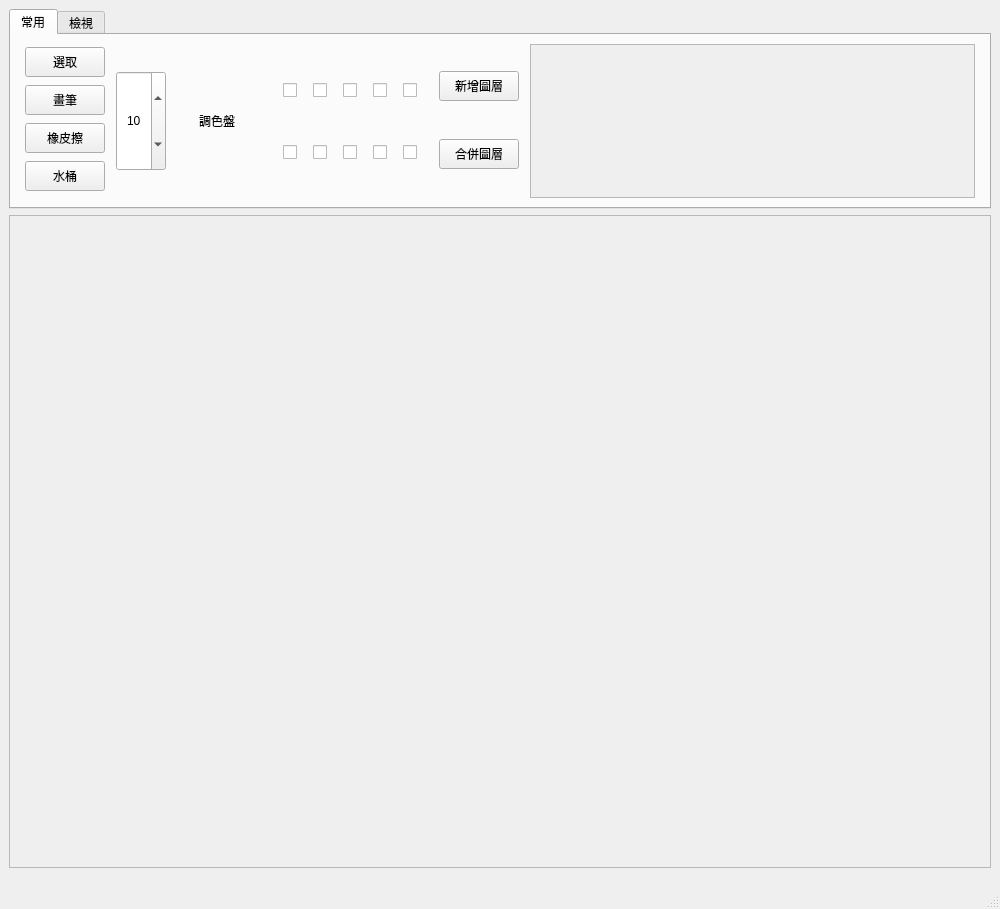
<?xml version="1.0" encoding="UTF-8"?>
<ui version="4.0">
 <class>Painter</class>
 <widget class="QMainWindow" name="Painter">
  <property name="geometry">
   <rect>
    <x>0</x>
    <y>0</y>
    <width>1000</width>
    <height>909</height>
   </rect>
  </property>
  <property name="windowTitle">
   <string>Painter</string>
  </property>
  <widget class="QWidget" name="centralwidget">
   <layout class="QVBoxLayout" name="verticalLayout_3">
    <item>
     <widget class="QTabWidget" name="WorkTabObject">
      <property name="maximumSize">
       <size>
        <width>16777215</width>
        <height>200</height>
       </size>
      </property>
      <property name="currentIndex">
       <number>0</number>
      </property>
      <property name="iconSize">
       <size>
        <width>16</width>
        <height>16</height>
       </size>
      </property>
      <widget class="QWidget" name="ToolTab">
       <attribute name="title">
        <string>常用</string>
       </attribute>
       <layout class="QHBoxLayout" name="horizontalLayout_7">
        <item>
         <spacer name="horizontalSpacer_10">
          <property name="orientation">
           <enum>Qt::Horizontal</enum>
          </property>
          <property name="sizeType">
           <enum>QSizePolicy::Fixed</enum>
          </property>
          <property name="sizeHint" stdset="0">
           <size>
            <width>5</width>
            <height>20</height>
           </size>
          </property>
         </spacer>
        </item>
        <item>
         <layout class="QHBoxLayout" name="horizontalLayout_6">
          <item>
           <layout class="QHBoxLayout" name="TabLayout">
            <item>
             <layout class="QHBoxLayout" name="horizontalLayout_5">
              <item>
               <layout class="QHBoxLayout" name="horizontalLayout_4">
                <item>
                 <layout class="QHBoxLayout" name="horizontalLayout_3">
                  <item>
                   <layout class="QVBoxLayout" name="verticalLayout">
                    <property name="spacing">
                     <number>0</number>
                    </property>
                    <item>
                     <widget class="QPushButton" name="SelectTool">
                      <property name="minimumSize">
                       <size>
                        <width>80</width>
                        <height>30</height>
                       </size>
                      </property>
                      <property name="maximumSize">
                       <size>
                        <width>80</width>
                        <height>30</height>
                       </size>
                      </property>
                      <property name="text">
                       <string>選取</string>
                      </property>
                     </widget>
                    </item>
                    <item>
                     <spacer name="verticalSpacer">
                      <property name="orientation">
                       <enum>Qt::Vertical</enum>
                      </property>
                      <property name="sizeType">
                       <enum>QSizePolicy::Fixed</enum>
                      </property>
                      <property name="sizeHint" stdset="0">
                       <size>
                        <width>20</width>
                        <height>5</height>
                       </size>
                      </property>
                     </spacer>
                    </item>
                    <item>
                     <widget class="QPushButton" name="DrawPen">
                      <property name="minimumSize">
                       <size>
                        <width>80</width>
                        <height>30</height>
                       </size>
                      </property>
                      <property name="maximumSize">
                       <size>
                        <width>80</width>
                        <height>30</height>
                       </size>
                      </property>
                      <property name="text">
                       <string>畫筆</string>
                      </property>
                     </widget>
                    </item>
                    <item>
                     <spacer name="verticalSpacer_2">
                      <property name="orientation">
                       <enum>Qt::Vertical</enum>
                      </property>
                      <property name="sizeType">
                       <enum>QSizePolicy::Fixed</enum>
                      </property>
                      <property name="sizeHint" stdset="0">
                       <size>
                        <width>20</width>
                        <height>5</height>
                       </size>
                      </property>
                     </spacer>
                    </item>
                    <item>
                     <widget class="QPushButton" name="Eraser">
                      <property name="minimumSize">
                       <size>
                        <width>80</width>
                        <height>30</height>
                       </size>
                      </property>
                      <property name="maximumSize">
                       <size>
                        <width>80</width>
                        <height>30</height>
                       </size>
                      </property>
                      <property name="text">
                       <string>橡皮擦</string>
                      </property>
                     </widget>
                    </item>
                    <item>
                     <spacer name="verticalSpacer_3">
                      <property name="orientation">
                       <enum>Qt::Vertical</enum>
                      </property>
                      <property name="sizeType">
                       <enum>QSizePolicy::Fixed</enum>
                      </property>
                      <property name="sizeHint" stdset="0">
                       <size>
                        <width>20</width>
                        <height>5</height>
                       </size>
                      </property>
                     </spacer>
                    </item>
                    <item>
                     <widget class="QPushButton" name="Bucket">
                      <property name="minimumSize">
                       <size>
                        <width>80</width>
                        <height>30</height>
                       </size>
                      </property>
                      <property name="maximumSize">
                       <size>
                        <width>80</width>
                        <height>30</height>
                       </size>
                      </property>
                      <property name="text">
                       <string>水桶</string>
                      </property>
                     </widget>
                    </item>
                   </layout>
                  </item>
                  <item>
                   <spacer name="horizontalSpacer_5">
                    <property name="orientation">
                     <enum>Qt::Horizontal</enum>
                    </property>
                    <property name="sizeType">
                     <enum>QSizePolicy::Fixed</enum>
                    </property>
                    <property name="sizeHint" stdset="0">
                     <size>
                      <width>5</width>
                      <height>20</height>
                     </size>
                    </property>
                   </spacer>
                  </item>
                  <item>
                   <widget class="QSpinBox" name="PenSizeControl">
                    <property name="sizePolicy">
                     <sizepolicy hsizetype="Minimum" vsizetype="Fixed">
                      <horstretch>0</horstretch>
                      <verstretch>0</verstretch>
                     </sizepolicy>
                    </property>
                    <property name="minimumSize">
                     <size>
                      <width>50</width>
                      <height>100</height>
                     </size>
                    </property>
                    <property name="maximumSize">
                     <size>
                      <width>50</width>
                      <height>100</height>
                     </size>
                    </property>
                    <property name="alignment">
                     <set>Qt::AlignCenter</set>
                    </property>
                    <property name="minimum">
                     <number>5</number>
                    </property>
                    <property name="maximum">
                     <number>32</number>
                    </property>
                    <property name="value">
                     <number>10</number>
                    </property>
                   </widget>
                  </item>
                  <item>
                   <spacer name="horizontalSpacer_6">
                    <property name="orientation">
                     <enum>Qt::Horizontal</enum>
                    </property>
                    <property name="sizeType">
                     <enum>QSizePolicy::Fixed</enum>
                    </property>
                    <property name="sizeHint" stdset="0">
                     <size>
                      <width>5</width>
                      <height>20</height>
                     </size>
                    </property>
                   </spacer>
                  </item>
                 </layout>
                </item>
                <item>
                 <widget class="PainterLabel" name="ColorDisplayer">
                  <property name="minimumSize">
                   <size>
                    <width>80</width>
                    <height>100</height>
                   </size>
                  </property>
                  <property name="maximumSize">
                   <size>
                    <width>80</width>
                    <height>100</height>
                   </size>
                  </property>
                  <property name="text">
                   <string>調色盤</string>
                  </property>
                  <property name="alignment">
                   <set>Qt::AlignCenter</set>
                  </property>
                 </widget>
                </item>
               </layout>
              </item>
              <item>
               <spacer name="horizontalSpacer_7">
                <property name="orientation">
                 <enum>Qt::Horizontal</enum>
                </property>
                <property name="sizeType">
                 <enum>QSizePolicy::Fixed</enum>
                </property>
                <property name="sizeHint" stdset="0">
                 <size>
                  <width>5</width>
                  <height>20</height>
                 </size>
                </property>
               </spacer>
              </item>
              <item>
               <layout class="QVBoxLayout" name="verticalLayout_2">
                <property name="bottomMargin">
                 <number>0</number>
                </property>
                <item>
                 <layout class="QHBoxLayout" name="horizontalLayout_2">
                  <property name="spacing">
                   <number>5</number>
                  </property>
                  <property name="leftMargin">
                   <number>10</number>
                  </property>
                  <property name="bottomMargin">
                   <number>0</number>
                  </property>
                  <item>
                   <spacer name="horizontalSpacer_16">
                    <property name="orientation">
                     <enum>Qt::Horizontal</enum>
                    </property>
                    <property name="sizeType">
                     <enum>QSizePolicy::Fixed</enum>
                    </property>
                    <property name="sizeHint" stdset="0">
                     <size>
                      <width>5</width>
                      <height>20</height>
                     </size>
                    </property>
                   </spacer>
                  </item>
                  <item>
                   <widget class="QCheckBox" name="RedColor">
                    <property name="minimumSize">
                     <size>
                      <width>20</width>
                      <height>20</height>
                     </size>
                    </property>
                    <property name="maximumSize">
                     <size>
                      <width>20</width>
                      <height>20</height>
                     </size>
                    </property>
                    <property name="styleSheet">
                     <string notr="true"/>
                    </property>
                    <property name="text">
                     <string/>
                    </property>
                    <property name="checkable">
                     <bool>false</bool>
                    </property>
                   </widget>
                  </item>
                  <item>
                   <spacer name="horizontalSpacer">
                    <property name="orientation">
                     <enum>Qt::Horizontal</enum>
                    </property>
                    <property name="sizeType">
                     <enum>QSizePolicy::Fixed</enum>
                    </property>
                    <property name="sizeHint" stdset="0">
                     <size>
                      <width>5</width>
                      <height>20</height>
                     </size>
                    </property>
                   </spacer>
                  </item>
                  <item>
                   <widget class="QCheckBox" name="GreenColor">
                    <property name="minimumSize">
                     <size>
                      <width>20</width>
                      <height>20</height>
                     </size>
                    </property>
                    <property name="maximumSize">
                     <size>
                      <width>20</width>
                      <height>20</height>
                     </size>
                    </property>
                    <property name="text">
                     <string/>
                    </property>
                    <property name="checkable">
                     <bool>false</bool>
                    </property>
                   </widget>
                  </item>
                  <item>
                   <spacer name="horizontalSpacer_2">
                    <property name="orientation">
                     <enum>Qt::Horizontal</enum>
                    </property>
                    <property name="sizeType">
                     <enum>QSizePolicy::Fixed</enum>
                    </property>
                    <property name="sizeHint" stdset="0">
                     <size>
                      <width>5</width>
                      <height>20</height>
                     </size>
                    </property>
                   </spacer>
                  </item>
                  <item>
                   <widget class="QCheckBox" name="BlackColor">
                    <property name="minimumSize">
                     <size>
                      <width>20</width>
                      <height>20</height>
                     </size>
                    </property>
                    <property name="maximumSize">
                     <size>
                      <width>20</width>
                      <height>20</height>
                     </size>
                    </property>
                    <property name="text">
                     <string/>
                    </property>
                    <property name="checkable">
                     <bool>false</bool>
                    </property>
                   </widget>
                  </item>
                  <item>
                   <spacer name="horizontalSpacer_12">
                    <property name="orientation">
                     <enum>Qt::Horizontal</enum>
                    </property>
                    <property name="sizeType">
                     <enum>QSizePolicy::Fixed</enum>
                    </property>
                    <property name="sizeHint" stdset="0">
                     <size>
                      <width>5</width>
                      <height>20</height>
                     </size>
                    </property>
                   </spacer>
                  </item>
                  <item>
                   <widget class="QCheckBox" name="WhiteColor">
                    <property name="minimumSize">
                     <size>
                      <width>20</width>
                      <height>20</height>
                     </size>
                    </property>
                    <property name="maximumSize">
                     <size>
                      <width>20</width>
                      <height>20</height>
                     </size>
                    </property>
                    <property name="text">
                     <string/>
                    </property>
                    <property name="checkable">
                     <bool>false</bool>
                    </property>
                   </widget>
                  </item>
                  <item>
                   <spacer name="horizontalSpacer_14">
                    <property name="orientation">
                     <enum>Qt::Horizontal</enum>
                    </property>
                    <property name="sizeType">
                     <enum>QSizePolicy::Fixed</enum>
                    </property>
                    <property name="sizeHint" stdset="0">
                     <size>
                      <width>5</width>
                      <height>20</height>
                     </size>
                    </property>
                   </spacer>
                  </item>
                  <item>
                   <widget class="QCheckBox" name="OrangeColor">
                    <property name="minimumSize">
                     <size>
                      <width>20</width>
                      <height>20</height>
                     </size>
                    </property>
                    <property name="maximumSize">
                     <size>
                      <width>20</width>
                      <height>20</height>
                     </size>
                    </property>
                    <property name="text">
                     <string/>
                    </property>
                    <property name="checkable">
                     <bool>false</bool>
                    </property>
                   </widget>
                  </item>
                  <item>
                   <spacer name="horizontalSpacer_18">
                    <property name="orientation">
                     <enum>Qt::Horizontal</enum>
                    </property>
                    <property name="sizeType">
                     <enum>QSizePolicy::Fixed</enum>
                    </property>
                    <property name="sizeHint" stdset="0">
                     <size>
                      <width>5</width>
                      <height>20</height>
                     </size>
                    </property>
                   </spacer>
                  </item>
                 </layout>
                </item>
                <item>
                 <layout class="QHBoxLayout" name="horizontalLayout">
                  <property name="spacing">
                   <number>5</number>
                  </property>
                  <property name="leftMargin">
                   <number>10</number>
                  </property>
                  <property name="bottomMargin">
                   <number>0</number>
                  </property>
                  <item>
                   <spacer name="horizontalSpacer_17">
                    <property name="orientation">
                     <enum>Qt::Horizontal</enum>
                    </property>
                    <property name="sizeType">
                     <enum>QSizePolicy::Fixed</enum>
                    </property>
                    <property name="sizeHint" stdset="0">
                     <size>
                      <width>5</width>
                      <height>20</height>
                     </size>
                    </property>
                   </spacer>
                  </item>
                  <item>
                   <widget class="QCheckBox" name="YellowColor">
                    <property name="minimumSize">
                     <size>
                      <width>20</width>
                      <height>20</height>
                     </size>
                    </property>
                    <property name="maximumSize">
                     <size>
                      <width>20</width>
                      <height>20</height>
                     </size>
                    </property>
                    <property name="text">
                     <string/>
                    </property>
                    <property name="checkable">
                     <bool>false</bool>
                    </property>
                   </widget>
                  </item>
                  <item>
                   <spacer name="horizontalSpacer_3">
                    <property name="orientation">
                     <enum>Qt::Horizontal</enum>
                    </property>
                    <property name="sizeType">
                     <enum>QSizePolicy::Fixed</enum>
                    </property>
                    <property name="sizeHint" stdset="0">
                     <size>
                      <width>5</width>
                      <height>20</height>
                     </size>
                    </property>
                   </spacer>
                  </item>
                  <item>
                   <widget class="QCheckBox" name="BlueColor">
                    <property name="minimumSize">
                     <size>
                      <width>20</width>
                      <height>20</height>
                     </size>
                    </property>
                    <property name="maximumSize">
                     <size>
                      <width>20</width>
                      <height>20</height>
                     </size>
                    </property>
                    <property name="text">
                     <string/>
                    </property>
                    <property name="checkable">
                     <bool>false</bool>
                    </property>
                   </widget>
                  </item>
                  <item>
                   <spacer name="horizontalSpacer_4">
                    <property name="orientation">
                     <enum>Qt::Horizontal</enum>
                    </property>
                    <property name="sizeType">
                     <enum>QSizePolicy::Fixed</enum>
                    </property>
                    <property name="sizeHint" stdset="0">
                     <size>
                      <width>5</width>
                      <height>20</height>
                     </size>
                    </property>
                   </spacer>
                  </item>
                  <item>
                   <widget class="QCheckBox" name="PurpleColor">
                    <property name="minimumSize">
                     <size>
                      <width>20</width>
                      <height>20</height>
                     </size>
                    </property>
                    <property name="maximumSize">
                     <size>
                      <width>20</width>
                      <height>20</height>
                     </size>
                    </property>
                    <property name="text">
                     <string/>
                    </property>
                    <property name="checkable">
                     <bool>false</bool>
                    </property>
                   </widget>
                  </item>
                  <item>
                   <spacer name="horizontalSpacer_13">
                    <property name="orientation">
                     <enum>Qt::Horizontal</enum>
                    </property>
                    <property name="sizeType">
                     <enum>QSizePolicy::Fixed</enum>
                    </property>
                    <property name="sizeHint" stdset="0">
                     <size>
                      <width>5</width>
                      <height>20</height>
                     </size>
                    </property>
                   </spacer>
                  </item>
                  <item>
                   <widget class="QCheckBox" name="PinkColor">
                    <property name="minimumSize">
                     <size>
                      <width>20</width>
                      <height>20</height>
                     </size>
                    </property>
                    <property name="maximumSize">
                     <size>
                      <width>20</width>
                      <height>20</height>
                     </size>
                    </property>
                    <property name="text">
                     <string/>
                    </property>
                    <property name="checkable">
                     <bool>false</bool>
                    </property>
                   </widget>
                  </item>
                  <item>
                   <spacer name="horizontalSpacer_15">
                    <property name="orientation">
                     <enum>Qt::Horizontal</enum>
                    </property>
                    <property name="sizeType">
                     <enum>QSizePolicy::Fixed</enum>
                    </property>
                    <property name="sizeHint" stdset="0">
                     <size>
                      <width>5</width>
                      <height>20</height>
                     </size>
                    </property>
                   </spacer>
                  </item>
                  <item>
                   <widget class="QCheckBox" name="CyanColor">
                    <property name="minimumSize">
                     <size>
                      <width>20</width>
                      <height>20</height>
                     </size>
                    </property>
                    <property name="maximumSize">
                     <size>
                      <width>20</width>
                      <height>20</height>
                     </size>
                    </property>
                    <property name="text">
                     <string/>
                    </property>
                    <property name="checkable">
                     <bool>false</bool>
                    </property>
                   </widget>
                  </item>
                  <item>
                   <spacer name="horizontalSpacer_19">
                    <property name="orientation">
                     <enum>Qt::Horizontal</enum>
                    </property>
                    <property name="sizeType">
                     <enum>QSizePolicy::Fixed</enum>
                    </property>
                    <property name="sizeHint" stdset="0">
                     <size>
                      <width>5</width>
                      <height>20</height>
                     </size>
                    </property>
                   </spacer>
                  </item>
                 </layout>
                </item>
               </layout>
              </item>
             </layout>
            </item>
            <item>
             <spacer name="horizontalSpacer_8">
              <property name="orientation">
               <enum>Qt::Horizontal</enum>
              </property>
              <property name="sizeType">
               <enum>QSizePolicy::Fixed</enum>
              </property>
              <property name="sizeHint" stdset="0">
               <size>
                <width>5</width>
                <height>20</height>
               </size>
              </property>
             </spacer>
            </item>
            <item>
             <layout class="QVBoxLayout" name="verticalLayout_4">
              <property name="bottomMargin">
               <number>0</number>
              </property>
              <item>
               <widget class="QPushButton" name="AddGraphLayer">
                <property name="minimumSize">
                 <size>
                  <width>80</width>
                  <height>30</height>
                 </size>
                </property>
                <property name="maximumSize">
                 <size>
                  <width>80</width>
                  <height>30</height>
                 </size>
                </property>
                <property name="text">
                 <string>新增圖層</string>
                </property>
               </widget>
              </item>
              <item>
               <spacer name="verticalSpacer_6">
                <property name="orientation">
                 <enum>Qt::Vertical</enum>
                </property>
                <property name="sizeType">
                 <enum>QSizePolicy::Fixed</enum>
                </property>
                <property name="sizeHint" stdset="0">
                 <size>
                  <width>20</width>
                  <height>5</height>
                 </size>
                </property>
               </spacer>
              </item>
              <item>
               <widget class="QPushButton" name="MergeGraphLayer">
                <property name="minimumSize">
                 <size>
                  <width>80</width>
                  <height>30</height>
                 </size>
                </property>
                <property name="maximumSize">
                 <size>
                  <width>80</width>
                  <height>30</height>
                 </size>
                </property>
                <property name="text">
                 <string>合併圖層</string>
                </property>
               </widget>
              </item>
             </layout>
            </item>
           </layout>
          </item>
         </layout>
        </item>
        <item>
         <spacer name="horizontalSpacer_9">
          <property name="orientation">
           <enum>Qt::Horizontal</enum>
          </property>
          <property name="sizeType">
           <enum>QSizePolicy::Fixed</enum>
          </property>
          <property name="sizeHint" stdset="0">
           <size>
            <width>5</width>
            <height>20</height>
           </size>
          </property>
         </spacer>
        </item>
        <item>
         <widget class="QScrollArea" name="GraphLayerDisplayerScrollArea">
          <property name="minimumSize">
           <size>
            <width>200</width>
            <height>140</height>
           </size>
          </property>
          <property name="verticalScrollBarPolicy">
           <enum>Qt::ScrollBarAlwaysOff</enum>
          </property>
          <property name="widgetResizable">
           <bool>true</bool>
          </property>
          <property name="alignment">
           <set>Qt::AlignLeading|Qt::AlignLeft|Qt::AlignTop</set>
          </property>
          <widget class="QWidget" name="scrollAreaWidgetContents_2">
           <property name="geometry">
            <rect>
             <x>0</x>
             <y>0</y>
             <width>334</width>
             <height>140</height>
            </rect>
           </property>
          </widget>
         </widget>
        </item>
        <item>
         <spacer name="horizontalSpacer_11">
          <property name="orientation">
           <enum>Qt::Horizontal</enum>
          </property>
          <property name="sizeType">
           <enum>QSizePolicy::Fixed</enum>
          </property>
          <property name="sizeHint" stdset="0">
           <size>
            <width>5</width>
            <height>20</height>
           </size>
          </property>
         </spacer>
        </item>
       </layout>
      </widget>
      <widget class="QWidget" name="SceneWatchTab">
       <attribute name="title">
        <string>檢視</string>
       </attribute>
       <widget class="QPushButton" name="ZoomIn">
        <property name="geometry">
         <rect>
          <x>70</x>
          <y>30</y>
          <width>89</width>
          <height>29</height>
         </rect>
        </property>
        <property name="text">
         <string>放大畫面</string>
        </property>
       </widget>
       <widget class="QPushButton" name="pushButton_2">
        <property name="geometry">
         <rect>
          <x>70</x>
          <y>80</y>
          <width>89</width>
          <height>29</height>
         </rect>
        </property>
        <property name="text">
         <string>PushButton</string>
        </property>
       </widget>
      </widget>
     </widget>
    </item>
    <item>
     <widget class="QScrollArea" name="scrollArea">
      <property name="enabled">
       <bool>true</bool>
      </property>
      <property name="sizePolicy">
       <sizepolicy hsizetype="Expanding" vsizetype="Expanding">
        <horstretch>0</horstretch>
        <verstretch>0</verstretch>
       </sizepolicy>
      </property>
      <property name="minimumSize">
       <size>
        <width>802</width>
        <height>602</height>
       </size>
      </property>
      <property name="verticalScrollBarPolicy">
       <enum>Qt::ScrollBarAsNeeded</enum>
      </property>
      <property name="horizontalScrollBarPolicy">
       <enum>Qt::ScrollBarAsNeeded</enum>
      </property>
      <property name="sizeAdjustPolicy">
       <enum>QAbstractScrollArea::AdjustIgnored</enum>
      </property>
      <property name="widgetResizable">
       <bool>true</bool>
      </property>
      <property name="alignment">
       <set>Qt::AlignLeading|Qt::AlignLeft|Qt::AlignTop</set>
      </property>
      <widget class="QWidget" name="scrollAreaWidgetContents">
       <property name="geometry">
        <rect>
         <x>0</x>
         <y>0</y>
         <width>976</width>
         <height>600</height>
        </rect>
       </property>
       <property name="sizePolicy">
        <sizepolicy hsizetype="Expanding" vsizetype="Expanding">
         <horstretch>0</horstretch>
         <verstretch>0</verstretch>
        </sizepolicy>
       </property>
       <property name="minimumSize">
        <size>
         <width>600</width>
         <height>400</height>
        </size>
       </property>
      </widget>
     </widget>
    </item>
    <item>
     <spacer name="verticalSpacer_5">
      <property name="orientation">
       <enum>Qt::Vertical</enum>
      </property>
      <property name="sizeType">
       <enum>QSizePolicy::Fixed</enum>
      </property>
      <property name="sizeHint" stdset="0">
       <size>
        <width>20</width>
        <height>5</height>
       </size>
      </property>
     </spacer>
    </item>
    <item>
     <spacer name="verticalSpacer_4">
      <property name="orientation">
       <enum>Qt::Vertical</enum>
      </property>
      <property name="sizeType">
       <enum>QSizePolicy::Fixed</enum>
      </property>
      <property name="sizeHint" stdset="0">
       <size>
        <width>20</width>
        <height>5</height>
       </size>
      </property>
     </spacer>
    </item>
   </layout>
  </widget>
  <widget class="QMenuBar" name="menubar">
   <property name="geometry">
    <rect>
     <x>0</x>
     <y>0</y>
     <width>1000</width>
     <height>30</height>
    </rect>
   </property>
  </widget>
  <widget class="QStatusBar" name="statusbar"/>
 </widget>
 <customwidgets>
  <customwidget>
   <class>PainterLabel</class>
   <extends>QLabel</extends>
   <header>painterlabel.h</header>
   <slots>
    <signal>clicked()</signal>
   </slots>
  </customwidget>
 </customwidgets>
 <resources/>
 <connections/>
</ui>
